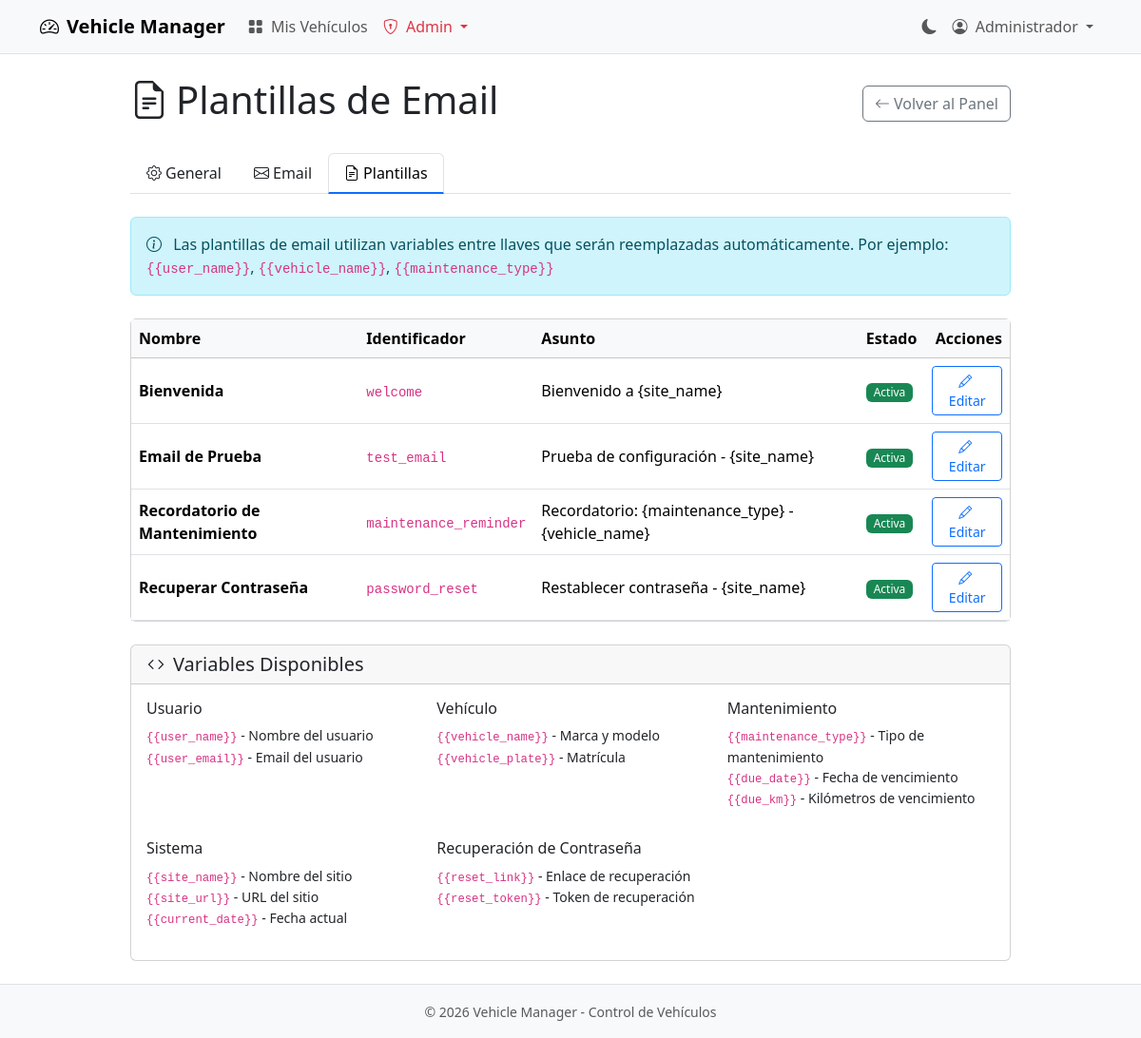
/index.php?action=admin_templates (signed in), run on the app's committed database.
### tables this page shows
CREATE TABLE `email_templates` (
    `id` INT UNSIGNED NOT NULL AUTO_INCREMENT,
    `slug` VARCHAR(50) NOT NULL,
    `name` VARCHAR(100) NOT NULL,
    `subject` VARCHAR(255) NOT NULL,
    `body` TEXT NOT NULL,
    `variables` TEXT DEFAULT NULL COMMENT 'Variables disponibles en JSON',
    `is_active` TINYINT(1) DEFAULT 1,
    `updated_at` TIMESTAMP DEFAULT CURRENT_TIMESTAMP ON UPDATE CURRENT_TIMESTAMP,
    PRIMARY KEY (`id`),
    UNIQUE KEY `idx_slug` (`slug`)
);

### core/Controller.php (called while the page is built, shortened)
<?php
abstract class Controller
{
    protected array $data = [];
    protected function render(string $view, array $data = []): void
    {
        $this->data = array_merge($this->data, $data);
        extract($this->data);
        $viewPath = __DIR__ . '/../views/' . $view . '.php';
        require $viewPath;
        require __DIR__ . '/../views/layouts/main.php';
    }
}

### controllers/AdminController.php (called while the page is built, shortened)
<?php
class AdminController extends Controller
{
    private EmailTemplate $templateModel;
    public function __construct()
    {
        $this->templateModel = new EmailTemplate();
    }
    public function templates(): void
    {
        $templates = $this->templateModel->all('name', 'ASC');
        $this->render('admin/templates/index', [
            'templates' => $templates,
            'flash' => $this->getFlash()
        ]);
    }
}

### core/Database.php (called while the page is built, shortened)
<?php
class Database
{
    private static ?PDO $instance = null;
    public static function getInstance(): PDO
    {
        if (self::$instance === null) {
            $config = require __DIR__ . '/../config/database.php';
            $dsn = sprintf(
                'mysql:host=%s;dbname=%s;charset=%s',
                $config['host'],
                $config['database'],
                $config['charset']
            );
            self::$instance = new PDO(
                $dsn,
                $config['username'],
                $config['password'],
                $config['options']
            );
        }
        return self::$instance;
    }
}

### core/Model.php (called while the page is built, shortened)
<?php
abstract class Model
{
    protected PDO $db;
    protected string $table;
    public function __construct()
    {
        $this->db = Database::getInstance();
    }
    public function all(string $orderBy = 'id', string $direction = 'DESC'): array
    {
        $sql = "SELECT * FROM {$this->table} ORDER BY {$orderBy} {$direction}";
        $stmt = $this->db->query($sql);
        return $stmt->fetchAll();
    }
}

### views/admin/templates/index.php (the view)
<div class="row justify-content-center">
    <div class="col-lg-10">
        <div class="d-flex justify-content-between align-items-center mb-4">
            <h1><i class="bi bi-file-earmark-text me-2"></i>Plantillas de Email</h1>
            <a href="index.php?action=admin_dashboard" class="btn btn-outline-secondary">
                <i class="bi bi-arrow-left me-1"></i>Volver al Panel
            </a>
        </div>
        <ul class="nav nav-tabs mb-4">
            <li class="nav-item">
                <a class="nav-link" href="index.php?action=admin_settings">
                    <i class="bi bi-gear me-1"></i>General
                </a>
            </li>
            <li class="nav-item">
                <a class="nav-link" href="index.php?action=admin_email">
                    <i class="bi bi-envelope me-1"></i>Email
                </a>
            </li>
            <li class="nav-item">
                <a class="nav-link active" href="index.php?action=admin_templates">
                    <i class="bi bi-file-earmark-text me-1"></i>Plantillas
                </a>
            </li>
        </ul>
        <div class="alert alert-info mb-4">
            <i class="bi bi-info-circle me-2"></i>
            Las plantillas de email utilizan variables entre llaves que serán reemplazadas automáticamente.
            Por ejemplo: <code>{{user_name}}</code>, <code>{{vehicle_name}}</code>, <code>{{maintenance_type}}</code>
        </div>
        <div class="card">
            <div class="card-body p-0">
                <?php if (empty($templates)): ?>
                    <div class="text-center text-muted py-5">
                        <i class="bi bi-file-earmark-x fs-1"></i>
                        <p class="mt-2">No hay plantillas configuradas</p>
                    </div>
                <?php else: ?>
                    <div class="table-responsive">
                        <table class="table table-hover mb-0">
                            <thead class="table-light">
                                <tr>
                                    <th>Nombre</th>
                                    <th>Identificador</th>
                                    <th>Asunto</th>
                                    <th>Estado</th>
                                    <th class="text-end">Acciones</th>
                                </tr>
                            </thead>
                            <tbody>
                                <?php foreach ($templates as $template): ?>
                                    <tr>
                                        <td>
                                            <strong><?= htmlspecialchars($template['name']) ?></strong>
                                        </td>
                                        <td>
                                            <code><?= htmlspecialchars($template['slug']) ?></code>
                                        </td>
                                        <td><?= htmlspecialchars($template['subject']) ?></td>
                                        <td>
                                            <?php if ($template['is_active']): ?>
                                                <span class="badge bg-success">Activa</span>
                                            <?php else: ?>
                                                <span class="badge bg-warning text-dark">Inactiva</span>
                                            <?php endif; ?>
                                        </td>
                                        <td class="text-end">
                                            <a href="index.php?action=admin_template_edit&id=<?= $template['id'] ?>"
                                               class="btn btn-sm btn-outline-primary">
                                                <i class="bi bi-pencil me-1"></i>Editar
                                            </a>
                                        </td>
                                    </tr>
                                <?php endforeach; ?>
                            </tbody>
                        </table>
                    </div>
                <?php endif; ?>
            </div>
        </div>
        <div class="card mt-4">
            <div class="card-header">
                <h5 class="mb-0"><i class="bi bi-code me-2"></i>Variables Disponibles</h5>
            </div>
            <div class="card-body">
                <div class="row">
                    <div class="col-md-4">
                        <h6>Usuario</h6>
                        <ul class="list-unstyled small">
                            <li><code>{{user_name}}</code> - Nombre del usuario</li>
                            <li><code>{{user_email}}</code> - Email del usuario</li>
                        </ul>
                    </div>
                    <div class="col-md-4">
                        <h6>Vehículo</h6>
                        <ul class="list-unstyled small">
                            <li><code>{{vehicle_name}}</code> - Marca y modelo</li>
                            <li><code>{{vehicle_plate}}</code> - Matrícula</li>
                        </ul>
                    </div>
                    <div class="col-md-4">
                        <h6>Mantenimiento</h6>
                        <ul class="list-unstyled small">
                            <li><code>{{maintenance_type}}</code> - Tipo de mantenimiento</li>
                            <li><code>{{due_date}}</code> - Fecha de vencimiento</li>
                            <li><code>{{due_km}}</code> - Kilómetros de vencimiento</li>
                        </ul>
                    </div>
                </div>
                <div class="row mt-3">
                    <div class="col-md-4">
                        <h6>Sistema</h6>
                        <ul class="list-unstyled small">
                            <li><code>{{site_name}}</code> - Nombre del sitio</li>
                            <li><code>{{site_url}}</code> - URL del sitio</li>
                            <li><code>{{current_date}}</code> - Fecha actual</li>
                        </ul>
                    </div>
                    <div class="col-md-4">
                        <h6>Recuperación de Contraseña</h6>
                        <ul class="list-unstyled small">
                            <li><code>{{reset_link}}</code> - Enlace de recuperación</li>
                            <li><code>{{reset_token}}</code> - Token de recuperación</li>
                        </ul>
                    </div>
                </div>
            </div>
        </div>
    </div>
</div>

### data on the page
email_templates: name "Bienvenida", slug "welcome", subject "Bienvenido a {site_name}", is_active "Activa"
email_templates: name "Email de Prueba", slug "test_email", subject "Prueba de configuración - {site_name}", is_active "Activa"
email_templates: name "Recordatorio de Mantenimiento", slug "maintenance_reminder", subject "Recordatorio: {maintenance_type} - {vehicle_name}", is_active "Activa"
email_templates: name "Recuperar Contraseña", slug "password_reset", subject "Restablecer contraseña - {site_name}", is_active "Activa"

### other printed values
Auth::name() "Administrador"
